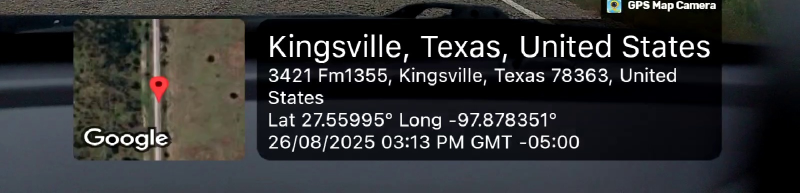
#> input picture road_split_out/frame_000006_bottom.jpg, 1600 x 385 px, found by its file name (shown at 1/2 size)
$ jupyter execute --allow-errors Video_Analysis.ipynb
#> lines starting #> are read from the running program, lines starting #| are printed output that depends on the picture; after the words box and inside, x2 and y2 are one past the last pixel; in counts of white or black regions, pixels touching at a corner belong together
[cell 1]
# Extract all frames from a video (same dir as this notebook)
# Output goes to: frames_<video_name_without_ext>
# Requires: opencv-python, tqdm

from pathlib import Path
from datetime import timedelta
import cv2
from tqdm import tqdm

# --- config (edit if you want) ---
vname = "20250826_31302PMByGPSMapCamera.mp4"  # video file in the same folder as the notebook
fmt = "jpg"                                   # 'jpg' or 'png'
jpg_quality = 95                              # used if fmt == 'jpg'
# ---------------------------------

vpath = Path(vname)
#> (the rest of this cell did not finish here and is left out)

[cell 2]
from pathlib import Path
import cv2
import re
import pytesseract

# bottom overlay path
p = Path(r"E:\Road_Quality\road_split_out\frame_000006_bottom.jpg")

im = cv2.imread(str(p))
#> im is the input picture: shape (385, 1600, 3); mean B, G, R 50.1, 48.8, 47.9
if im is None:
    raise FileNotFoundError(p)

# --- Preprocess (OpenCV) ---
h, w = im.shape[:2]
#> h = 385; w = 1600
x_cut = int(w * 0.28)  # crop left mini-map
#> x_cut = 448
roi = im[:, x_cut:, :]
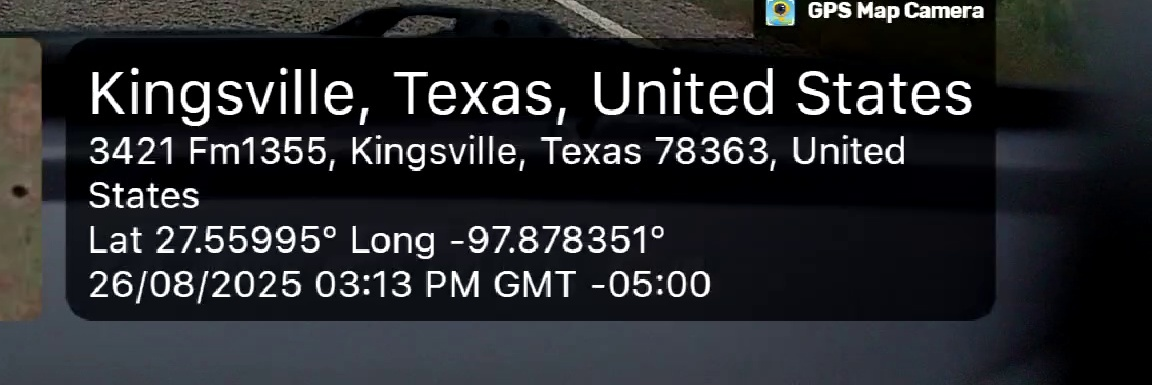
#> roi: shape (385, 1152, 3); mean B, G, R 44.2, 41.1, 39.7

roi = cv2.resize(roi, None, fx=1.6, fy=1.6, interpolation=cv2.INTER_CUBIC)
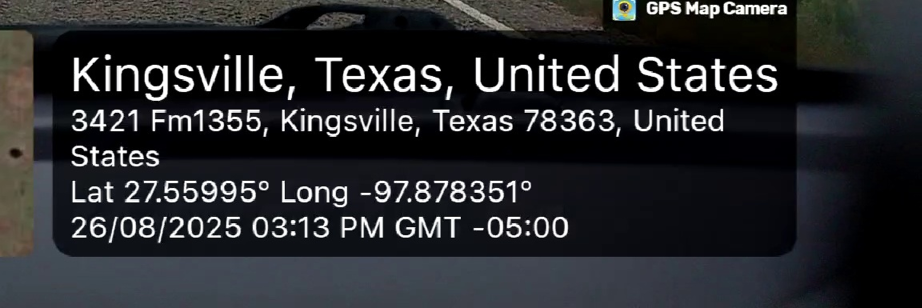
#> roi: shape (616, 1843, 3) (shown at 1/2 size); mean B, G, R 44.1, 41.1, 39.7
g = cv2.cvtColor(roi, cv2.COLOR_BGR2GRAY)
clahe = cv2.createCLAHE(clipLimit=2.0, tileGridSize=(8,8))
g = clahe.apply(g)
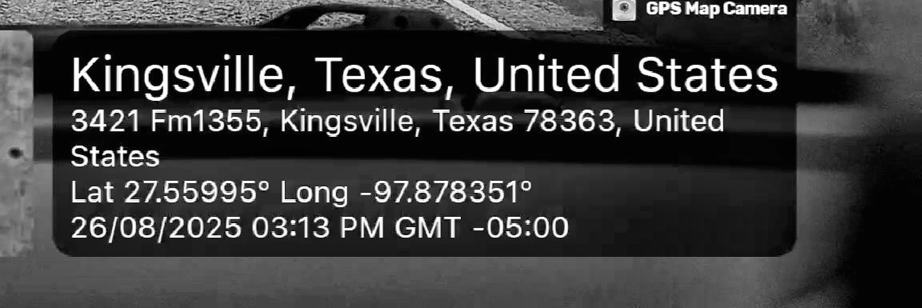
#> g: shape (616, 1843) (shown at 1/2 size); min 1, max 255, mean 57.9
se = cv2.getStructuringElement(cv2.MORPH_RECT, (9,9))
g = cv2.morphologyEx(g, cv2.MORPH_TOPHAT, se)
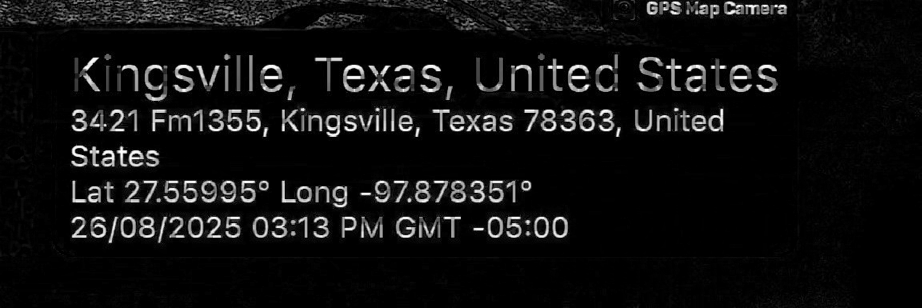
#> g: shape (616, 1843) (shown at 1/2 size); min 0, max 254, mean 15.7
bw = cv2.threshold(g, 0, 255, cv2.THRESH_BINARY_INV + cv2.THRESH_OTSU)[1]
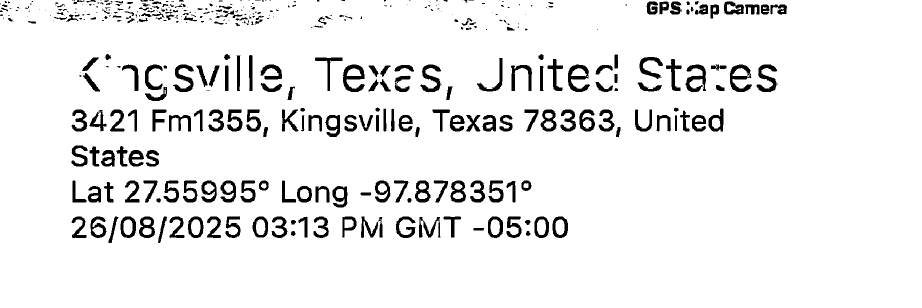
#> bw: shape (616, 1843) (shown at 1/2 size); 93.1% white; 435 black regions (195 under 20 px), largest, box (x1, y1, x2, y2) and area: (686, 129, 730, 184) 1193, (1136, 129, 1180, 184) 1133, (1460, 129, 1504, 184) 1120

# --- OCR ---
cfg = "--oem 3 --psm 6 -l eng"
#> (the rest of this cell did not finish here and is left out)
